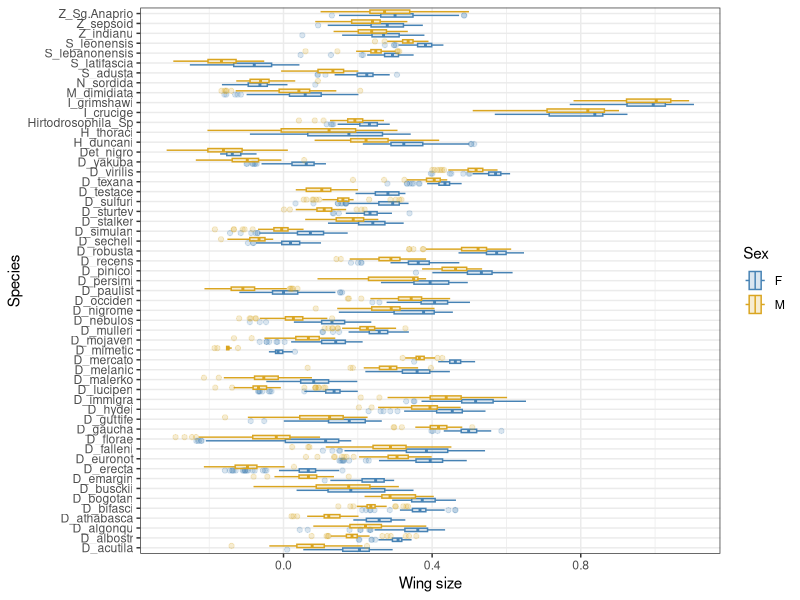

R code for this plot: (Note: this script raises an error after producing the figure.)
## ---- chunk 1
#| message: false
library(tidyverse)

fly <- read_csv("fruit_fly_wings.csv")
print(fly)
## ---- chunk 2
#| fig-height: 9
ggplot(fly) +
  aes(x = WingSize, y = Species, colour = Sex, fill = Sex) +
  geom_boxplot(alpha = 0.2) +
  scale_colour_manual(values = c("steelblue", "goldenrod")) +
  scale_fill_manual(values = c("steelblue", "goldenrod")) +
  xlab("Wing size") +
  theme_bw()
## ---- chunk 3
fly %>% nest(data = c(ID, Date, Sex, WingSize, L2Length))
## ---- chunk 4
fly %>%
  nest(data = c(ID, Date, Sex, WingSize, L2Length)) %>%
  pull(data) %>% # Get contents of just the "data" column
  pluck(1) # Take the first of all those tibbles
## ---- chunk 5
fly %>% nest(data = !Species)
## ---- chunk 6
fly %>% nest(data = c(ID, Date, WingSize, L2Length))
## ---- chunk 7
fly %>% nest(data = !Species & !Sex)
## ---- chunk 8
fly %>% nest(data = !Species & !Sex) %>% unnest(data)
## ---- chunk 9
fly %>%
  nest(data = !Species) %>%
  mutate(test = map(data, function(dat) wilcox.test(L2Length~Sex, data=dat)))
## ---- chunk 10
#| error: true
fly %>%
  nest(data = !Species) %>%
  mutate(test = map(data,
                    function(dat) wilcox.test(L2Length~Sex, data=dat))) %>%
  unnest(test)
## ---- chunk 11
library(broom)
## ---- chunk 12
wilcox.test(WingSize ~ Sex, data = fly, conf.int = TRUE)
## ---- chunk 13
wilcox.test(WingSize ~ Sex, data = fly, conf.int = TRUE) %>% tidy()
## ---- chunk 14
fly %>%
  nest(data = !Species) %>%
  mutate(test = map(data,
                    function(dat) wilcox.test(L2Length~Sex, data=dat))) %>%
  mutate(test = map(test, tidy)) %>%
  unnest(test)
## ---- chunk 15
#| fig-height: 9
fly %>%
  nest(data = !Species) %>%
  mutate(test = map(data,
                    function(dat) wilcox.test(L2Length~Sex, data=dat))) %>%
  mutate(test = map(test, tidy)) %>%
  unnest(test) %>%
  arrange(p.value) %>%
  mutate(Species = as_factor(Species)) %>%
  ggplot(aes(x = p.value, y = Species)) +
  geom_col(colour = "steelblue", fill = "steelblue", alpha = 0.3) +
  scale_x_continuous(name = "p-value", limits = c(0, 1)) +
  theme_bw()
## ---- chunk 16
outlierSpecies <- fly %>%
  nest(data = !Species) %>%
  mutate(test = map(data,
                    function(dat) wilcox.test(L2Length ~ Sex, data = dat))) %>%
  mutate(test = map(test, tidy)) %>%
  unnest(test) %>%
  arrange(desc(p.value)) %>%
  slice(1:4) %>% # Choose first 4 rows from the sorted table
  pull(Species) # Get the 4 species names

print(outlierSpecies)
## ---- chunk 17
fly %>%
  filter(Species %in% outlierSpecies) %>%
  ggplot() +
  aes(x = Sex, y = WingSize) +
  geom_boxplot(colour = "steelblue", fill = "steelblue",
               alpha = 0.2, outlier.shape = NA) +
  geom_jitter(colour = "steelblue", alpha = 0.4) +
  facet_grid(. ~ Species) +
  theme_bw()
